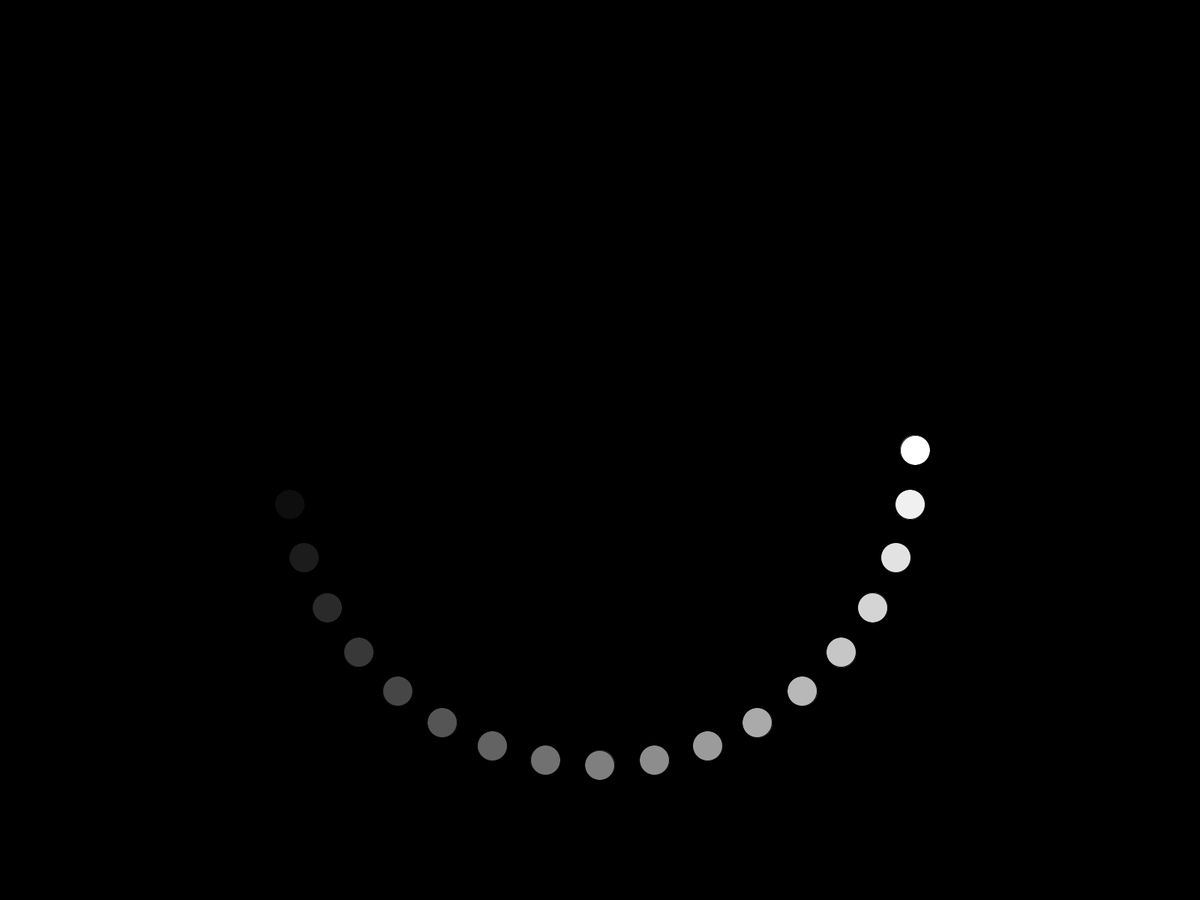
Frame 1 (no input)
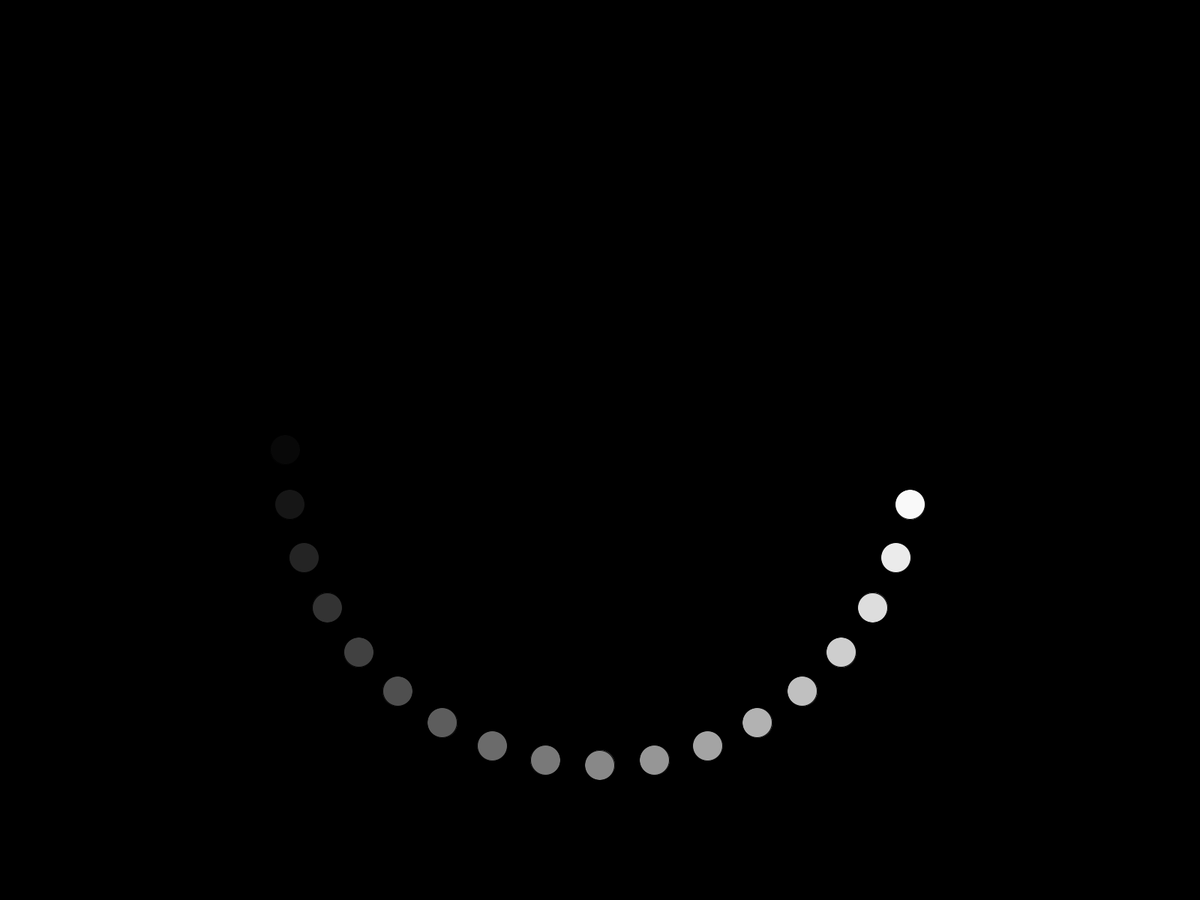
Frame 60 (the mouse pressed at the canvas centre just before this capture)
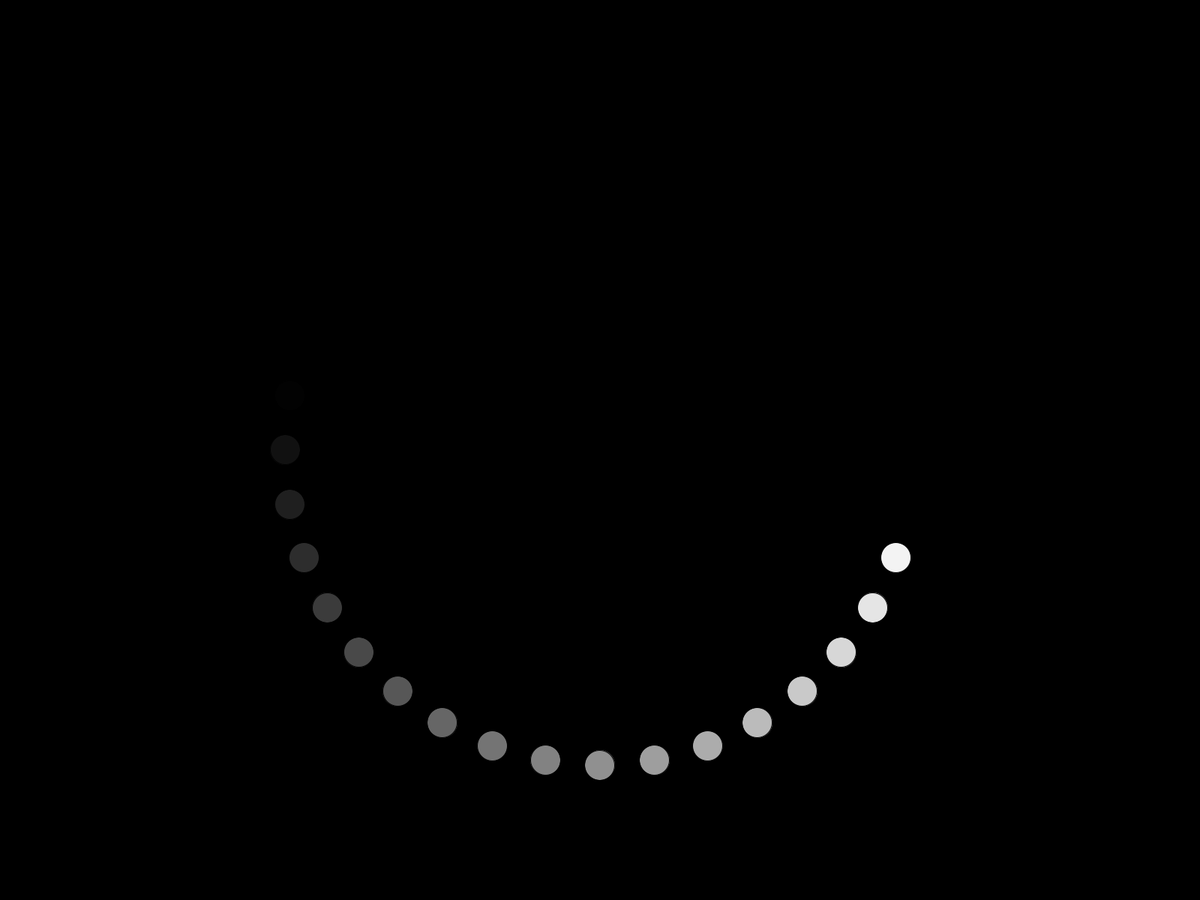
Frame 120 (the mouse held since frame 60 and released just before this capture)

The Processing sketch that drew these frames (run headless with seeded random() and noise(); from frame 60 on, the mouse is pressed at the canvas centre):

// Processing sketch: Circular_shaded_loading_screen
// ── Circular_shaded_loading_screen.pde
float radius;
int positions = 36;
float start = 0;
float shade;

void setup() {
  fullScreen();
  radius = min(width/2, height/2)*0.7;
}

void draw() {
  background(0);
  translate(width/2, height/2);
  for (float degrees = 0; degrees < 360; degrees += 360/positions) {
    shade = degrees + start;
    if (shade > 360)
      shade -= 360;
    fill(map(shade, 0, 180, 255, 0));
    ellipse(cos(radians(degrees))*radius, sin(radians(degrees))*radius, 40, 40);
  }
  start += 6;
  if (start > 360)
    start = 0;
}
